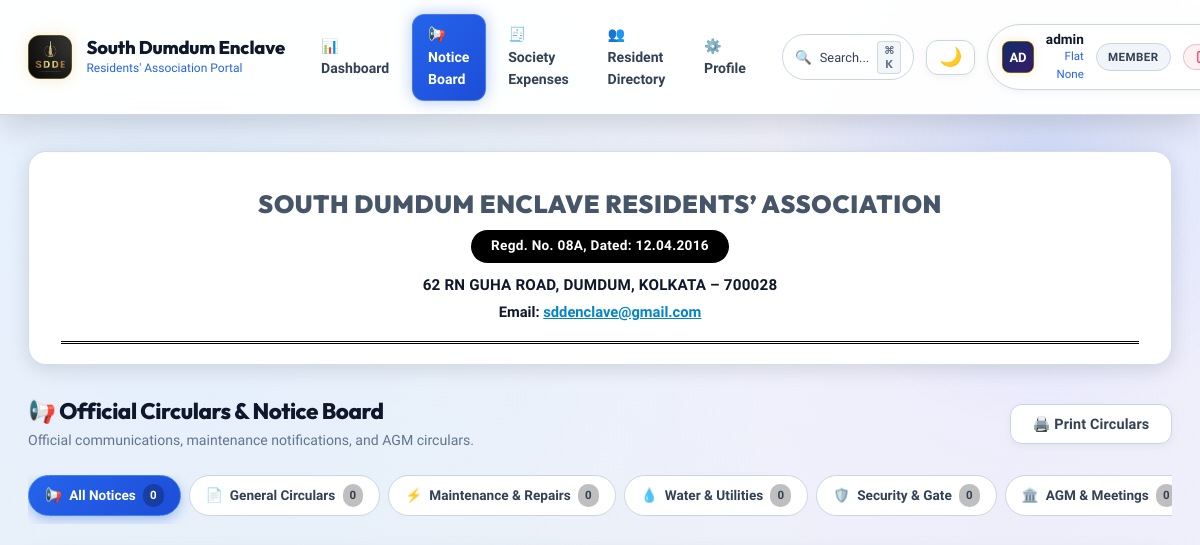
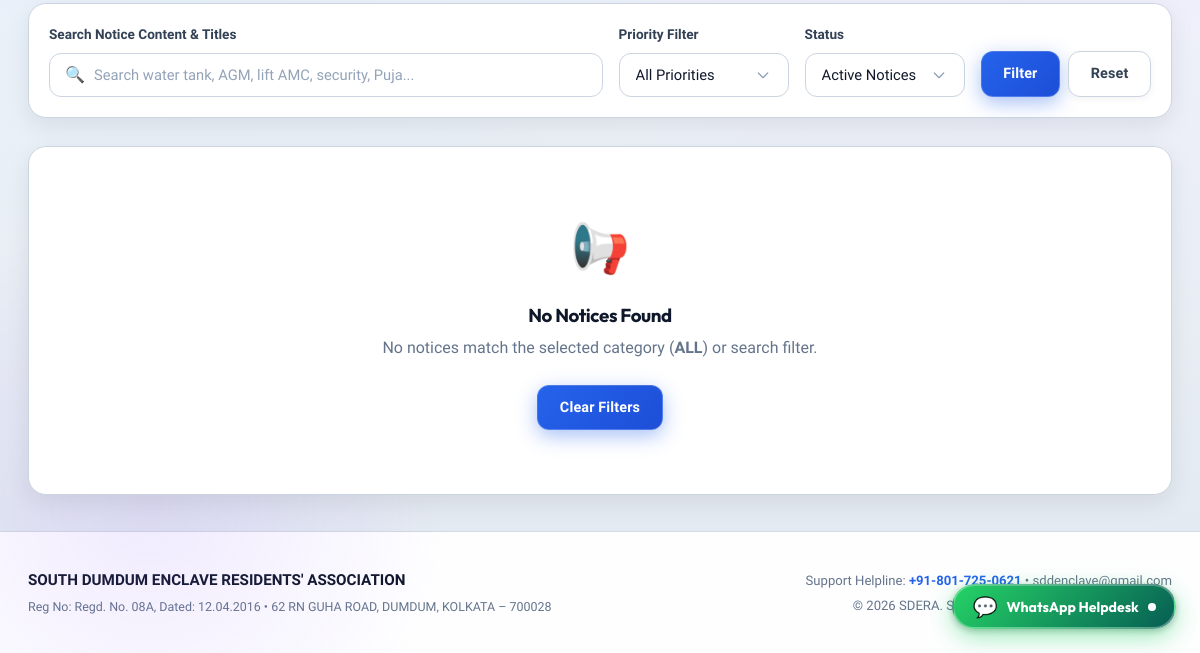
Before: /notices (signed in) with the older database file (2 pictures, top to bottom).
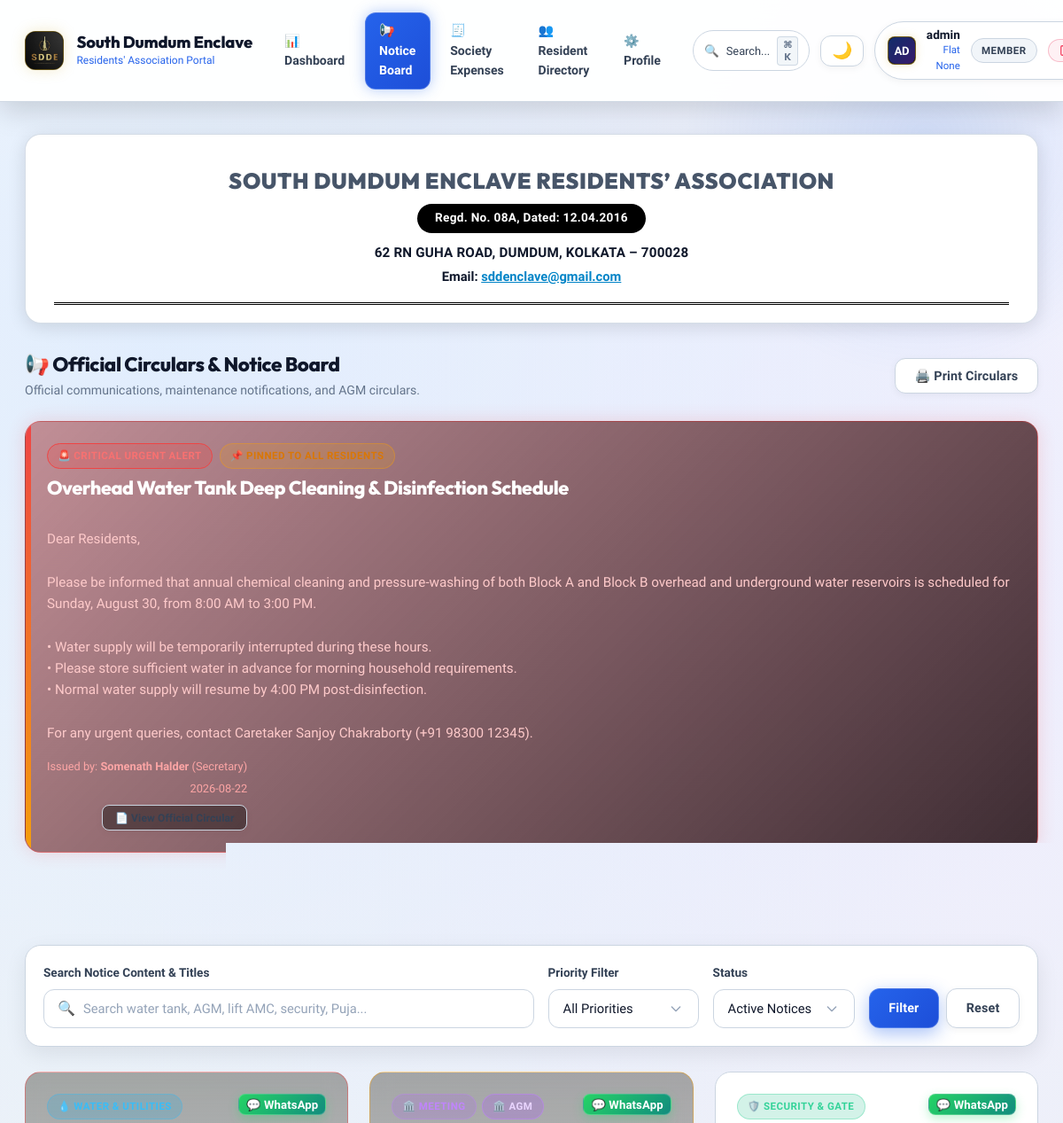
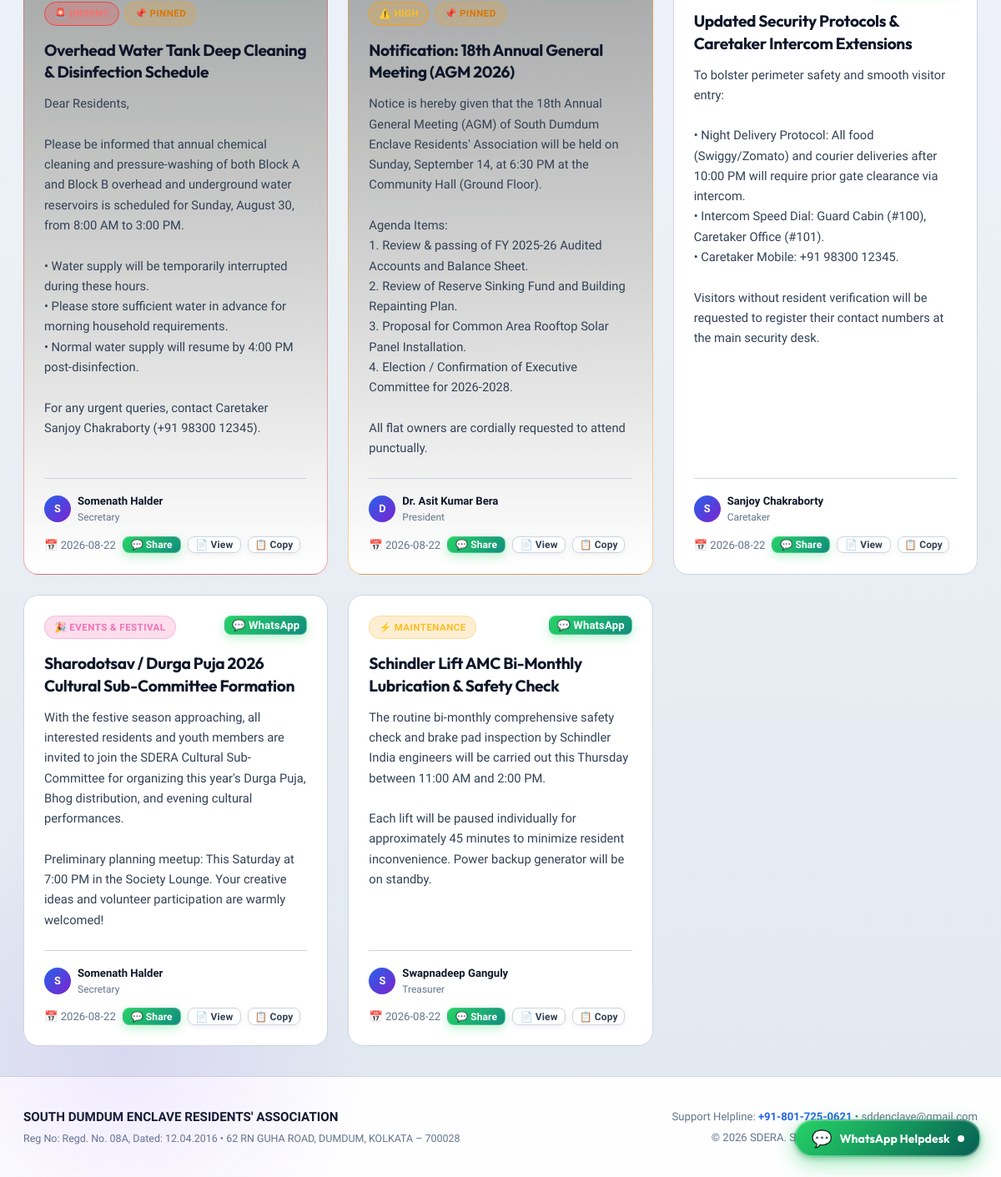
After: the same page with the newer database file (2 pictures, top to bottom).
### tables this page shows
CREATE TABLE tbl_notices (
                id INTEGER PRIMARY KEY AUTOINCREMENT,
                title VARCHAR(255) NOT NULL,
                content TEXT NOT NULL,
                category VARCHAR(50) NOT NULL DEFAULT 'GENERAL',
                priority VARCHAR(20) NOT NULL DEFAULT 'NORMAL',
                is_pinned INTEGER NOT NULL DEFAULT 0,
                posted_by VARCHAR(100) NOT NULL,
                posted_by_role VARCHAR(50) NOT NULL DEFAULT 'Executive Committee',
                status VARCHAR(20) NOT NULL DEFAULT 'ACTIVE',
                created_at TIMESTAMP DEFAULT CURRENT_TIMESTAMP,
                updated_at TIMESTAMP DEFAULT CURRENT_TIMESTAMP
            , meeting_type VARCHAR(50) DEFAULT NULL, meeting_date VARCHAR(50) DEFAULT NULL);

### app.py (the view)
@app.route('/notices')
@login_required
def notices_list():
    user = session.get('user', {})
    is_admin = bool(user.get('is_admin') or user.get('role') in ADMIN_ROLES)
    cat_filter = request.args.get('category', 'ALL').strip().upper()
    meeting_type_filter = request.args.get('meeting_type', 'ALL').strip()
    priority_filter = request.args.get('priority', 'ALL').strip().upper()
    search_q = request.args.get('q', '').strip()
    status_filter = request.args.get('status', 'ACTIVE').strip().upper()
    query = "SELECT * FROM tbl_notices WHERE 1=1"
    params = []
    if status_filter != 'ALL':
        query += " AND status = %s"
        params.append(status_filter)
    if cat_filter != 'ALL':
        query += " AND category = %s"
        params.append(cat_filter)
    if meeting_type_filter != 'ALL' and meeting_type_filter:
        query += " AND meeting_type = %s"
        params.append(meeting_type_filter)
    if priority_filter != 'ALL':
        query += " AND priority = %s"
        params.append(priority_filter)
    if search_q:
        query += " AND (title LIKE %s OR content LIKE %s OR posted_by LIKE %s OR meeting_type LIKE %s)"
        like_term = f"%{search_q}%"
        params.extend([like_term, like_term, like_term, like_term])
    query += " ORDER BY is_pinned DESC, (priority = 'URGENT') DESC, (priority = 'HIGH') DESC, id DESC"
    notices = query_db(query, params)
    cat_counts = {}
    total_active = 0
    all_notices_raw = query_db("SELECT category, COUNT(*) as cnt FROM tbl_notices WHERE status = 'ACTIVE' GROUP BY category")
    for r in (all_notices_raw or []):
        cat_counts[r['category']] = r['cnt']
        total_active += r['cnt']
    cat_counts['ALL'] = total_active
    pinned_urgent = [n for n in (notices or []) if n.get('is_pinned') and n.get('priority') == 'URGENT']
    recipients_info = get_notice_email_recipients() if is_admin else None
    return render_template(
        'notices.html',
        notices=notices,
        categories=NOTICE_CATEGORIES,
        meeting_types=MEETING_TYPES,
        current_category=cat_filter,
        current_meeting_type=meeting_type_filter,
        current_priority=priority_filter,
        current_status=status_filter,
        search_q=search_q,
        cat_counts=cat_counts,
        pinned_urgent=pinned_urgent,
        recipients_info=recipients_info,
        is_admin=is_admin,
        now=datetime.now()
    )

### templates/notices.html (shortened to what this page needs)
{% extends 'base.html' %}
{% block content %}
<div class="official-letterhead">
    <h1 class="letterhead-title">SOUTH DUMDUM ENCLAVE RESIDENTS’ ASSOCIATION</h1>
    <div class="letterhead-pill">Regd. No. 08A, Dated: 12.04.2016</div>
    <div class="letterhead-address">62 RN GUHA ROAD, DUMDUM, KOLKATA – 700028</div>
    <div class="letterhead-email">Email: <a href="mailto:sddenclave@gmail.com">sddenclave@gmail.com</a></div>
    <div class="letterhead-double-rule"></div>
</div>
<div class="notices-hero">
    <div class="page-header-title">
        <h2 style="font-size: 1.4rem; font-weight: 800; color: var(--text-heading, #ffffff); margin: 0;">📢 Official Circulars &amp; Notice Board</h2>
        <p style="font-size: 0.88rem; color: var(--text-muted, #94a3b8); margin: 4px 0 0 0;">Official communications, maintenance notifications, and AGM circulars.</p>
    </div>
    <div class="page-header-actions no-print">
        <button type="button" class="btn btn-secondary" onclick="window.print()" title="Print Notice Board">
            🖨️ Print Circulars
        </button>
    </div>
</div>
{% if pinned_urgent %}
{% for un in pinned_urgent %}
<div class="urgent-banner-card">
    <div style="display: flex; justify-content: space-between; align-items: flex-start; gap: 1rem; flex-wrap: wrap;">
        <div>
            <div style="display: flex; align-items: center; gap: 0.5rem; margin-bottom: 0.5rem;">
                <span class="badge badge-prio-urgent">🚨 CRITICAL URGENT ALERT</span>
                <span class="badge badge-warning">📌 Pinned to All Residents</span>
            </div>
            <h3 style="font-size: 1.35rem; font-weight: 800; color: #ffffff; margin-bottom: 0.5rem; cursor: pointer;" onclick='openViewDocModal({{ un|tojson }})'>
                {{ un.title }}
            </h3>
            <p style="font-size: 0.95rem; color: #fecaca; line-height: 1.6; margin: 0; white-space: pre-line;">
                {{ un.content }}
            </p>
        </div>
        <div style="text-align: right; font-size: 0.8rem; color: #fca5a5;">
            <div>Issued by: <strong>{{ un.posted_by }}</strong> ({{ un.posted_by_role }})</div>
            <div style="margin-top: 4px;">{{ (un.created_at|string)[:10] }}</div>
            <button type="button" class="btn btn-sm btn-secondary no-print" style="margin-top: 8px; font-size: 0.75rem; background: rgba(0,0,0,0.4);" onclick='openViewDocModal({{ un|tojson }})'>
                📄 View Official Circular
            </button>
        </div>
    </div>
</div>
{% endfor %}
{% endif %}
<div class="notices-pills-bar no-print">
    {% for cat_code, cat_label, cat_icon in categories %}
    <a href="{{ url_for('notices_list', category=cat_code, priority=current_priority, q=search_q, status=current_status) }}"
       class="notice-pill {% if current_category == cat_code %}active{% endif %}">
        <span>{{ cat_icon }}</span>
        <span>{{ cat_label }}</span>
        <span class="notice-pill-badge">{{ cat_counts.get(cat_code, 0) }}</span>
    </a>
    {% endfor %}
</div>
<div class="card filter-box no-print" style="margin-bottom: 1.75rem; padding: 1.25rem;">
    <form method="GET" action="{{ url_for('notices_list') }}" style="display: flex; gap: 1rem; align-items: flex-end; flex-wrap: wrap;">
        <div style="flex: 1 1 240px; min-width: 0;">
            <label class="form-label" for="q">Search Notice Content &amp; Titles</label>
            <div class="live-search-box">
                <span class="search-icon">🔍</span>
                <input type="text" id="q" name="q" class="form-control" placeholder="Search water tank, AGM, lift AMC, security, Puja..." value="{{ search_q }}">
            </div>
        </div>
        <div style="flex: 0 1 170px; min-width: 0;">
            <label class="form-label" for="priority">Priority Filter</label>
            <select id="priority" name="priority" class="form-select" onchange="this.form.submit()">
                <option value="ALL" {% if current_priority == 'ALL' %}selected{% endif %}>All Priorities</option>
            </select>
        </div>
        <div style="flex: 0 1 160px; min-width: 0;">
            <label class="form-label" for="status">Status</label>
            <select id="status" name="status" class="form-select" onchange="this.form.submit()">
                <option value="ACTIVE" {% if current_status == 'ACTIVE' %}selected{% endif %}>Active Notices</option>
            </select>
        </div>
        <div style="display: flex; gap: 0.5rem; flex-wrap: wrap;">
            <button type="submit" class="btn btn-primary">Filter</button>
            <a href="{{ url_for('notices_list') }}" class="btn btn-secondary">Reset</a>
        </div>
    </form>
</div>
{% if notices %}
<div class="notices-grid">
    {% for n in notices %}
    <div class="notice-card {% if n.is_pinned %}is-pinned{% endif %} {% if n.priority == 'URGENT' %}is-urgent{% endif %}" id="notice-{{ n.id }}">
        <div>
            <div class="notice-card-header">
                <div class="notice-badges-group">
                    {% if n.category == 'WATER_SUPPLY' %}
                        <span class="badge badge-cat-water">💧 Water &amp; Utilities</span>
                    {% elif n.category == 'MAINTENANCE' %}
                        <span class="badge badge-cat-maintenance">⚡ Maintenance</span>
                    {% elif n.category == 'AGM_MEETING' %}
                        <span class="badge badge-cat-agm">🏛️ Meeting</span>
                        {% if n.meeting_type %}
                            <span class="badge badge-cat-meeting-type" title="Meeting Type: {{ n.meeting_type }}">🏛️ {{ n.meeting_type }}</span>
                        {% endif %}
                    {% elif n.category == 'EVENTS_FESTIVAL' %}
                        <span class="badge badge-cat-events">🎉 Events &amp; Festival</span>
                    {% elif n.category == 'SECURITY' %}
                        <span class="badge badge-cat-security">🛡️ Security &amp; Gate</span>
                    {% elif n.category == 'FINANCIAL' %}
                        <span class="badge badge-cat-financial">💰 Accounts &amp; Dues</span>
                    {% elif n.category == 'EMERGENCY' %}
                        <span class="badge badge-cat-emergency">🚨 Urgent Alert</span>
                    {% else %}
                        <span class="badge badge-cat-general">📄 General</span>
                    {% endif %}
                    {% if n.priority == 'URGENT' %}
                        <span class="badge badge-prio-urgent">🚨 URGENT</span>
                    {% elif n.priority == 'HIGH' %}
                        <span class="badge badge-prio-high">⚠️ HIGH</span>
                    {% endif %}
                    {% if n.is_pinned %}
                        <span class="badge badge-warning" title="Pinned on Dashboard">📌 Pinned</span>
                    {% endif %}
                </div>
                <div class="notice-actions no-print">
                    {% if is_admin %}
                    <form method="POST" action="{{ url_for('notices_toggle_pin', notice_id=n.id) }}" style="display:inline;">
                        <button type="submit" class="btn btn-sm btn-secondary" style="padding: 0.2rem 0.5rem;" title="{{ 'Unpin from Top' if n.is_pinned else 'Pin to Top' }}">
                            {{ '📍 Unpin' if n.is_pinned else '📌 Pin' }}
                        </button>
                    </form>
                    <form method="POST" action="{{ url_for('notices_broadcast', notice_id=n.id) }}" style="display:inline;" onsubmit="return confirm('Broadcast notice \'{{ n.title }}\' to all registered member email addresses?');">
                        <button type="submit" class="btn btn-sm btn-secondary" style="padding: 0.2rem 0.5rem;" title="Broadcast to Member Inboxes">
                            ✉️ Email
                        </button>
                    </form>
                    <button type="button" class="btn btn-sm btn-whatsapp" style="padding: 0.2rem 0.5rem;" onclick='openNoticeWhatsAppModal({{ n|tojson }})' title="Share / Broadcast Notice on WhatsApp">
                        💬 WhatsApp
                    </button>
                    <button type="button" class="btn btn-sm btn-secondary" style="padding: 0.2rem 0.5rem;" title="Edit Notice"
                            onclick='openEditModal({{ n|tojson }})'>
                        ✏️
                    </button>
                    <form method="POST" action="{{ url_for('notices_delete', notice_id=n.id) }}" style="display:inline;" onsubmit="return confirm('Permanently delete this notice?');">
                        <button type="submit" class="btn btn-sm btn-secondary" style="padding: 0.2rem 0.5rem; color: #ef4444;" title="Delete Notice">
                            🗑️
                        </button>
                    </form>
                    {% else %}
                    <button type="button" class="btn btn-sm btn-whatsapp" style="padding: 0.2rem 0.5rem;" onclick='openNoticeWhatsAppModal({{ n|tojson }})' title="Share Notice on WhatsApp">
                        💬 WhatsApp
                    </button>
                    {% endif %}
                </div>
            </div>
            <h3 class="notice-title" onclick='openViewDocModal({{ n|tojson }})' title="Click to view full official letterhead circular">{{ n.title }}</h3>
            <div class="notice-body-text">{{ n.content }}</div>
        </div>
        <div class="notice-footer">
            <div class="notice-author-box">
                <div class="notice-author-avatar">
                    {{ n.posted_by[:1].upper() if n.posted_by else 'S' }}
                </div>
                <div>
                    <strong style="color: var(--text-main, #ffffff);">{{ n.posted_by }}</strong>
                    <div style="font-size: 0.75rem; color: var(--text-muted, #94a3b8);">{{ n.posted_by_role }}</div>
                </div>
            </div>
            <div style="display: flex; align-items: center; gap: 0.5rem;">
                <span title="{{ n.created_at }}">📅 {{ (n.created_at|string)[:10] }}</span>
                <button type="button" class="btn btn-sm btn-whatsapp no-print" style="padding: 0.15rem 0.55rem; font-size: 0.75rem;" onclick='openNoticeWhatsAppModal({{ n|tojson }})' title="Share / Broadcast on WhatsApp">
                    💬 Share
                </button>
                <button type="button" class="btn btn-sm btn-secondary no-print" style="padding: 0.15rem 0.55rem; font-size: 0.75rem;" onclick='openViewDocModal({{ n|tojson }})' title="View in official letterhead format">
                    📄 View
                </button>
                <button type="button" class="btn btn-sm btn-secondary no-print" style="padding: 0.15rem 0.45rem; font-size: 0.75rem;" onclick="copyNoticeText({{ n.id }})" title="Copy text to clipboard">
                    📋 Copy
                </button>
            </div>
        </div>
    </div>
    {% endfor %}
</div>
{% else %}
<div class="card" style="text-align: center; padding: 4rem 2rem;">
    <div style="font-size: 3rem; margin-bottom: 1rem;">📢</div>
    <h3 style="color: var(--text-main, #ffffff); margin-bottom: 0.5rem;">No Notices Found</h3>
    <p style="color: var(--text-muted, #94a3b8); max-width: 450px; margin: 0 auto 1.5rem auto;">
        No notices match the selected category (<strong>{{ current_category }}</strong>) or search filter.
    </p>
    <a href="{{ url_for('notices_list') }}" class="btn btn-primary">Clear Filters</a>
</div>
{% endif %}
{% endblock %}

Changed rows visible on the page:
added tbl_notices: title "Overhead Water Tank Deep Cleaning & Disinfection Schedule", content "Dear Residents, Please be informed that annual chemical cleaning and pressure-washing of both Block A and Block B overhead and underground water reservoirs is scheduled for Sunday, August 30, from 8:00 AM to 3:00 PM. • Water supply will be temporarily interrupted during these hours. • Please store sufficient water in advance for morning household requirements. • Normal water supply will resume by 4:00 PM post-disinfection. For any urgent queries, contact Caretaker Sanjoy Chakraborty (+91 98300 12345).", posted_by "Somenath Halder", posted_by_role "Secretary", created_at "2026-08-22", category "💧 WATER & UTILITIES", priority "🚨 URGENT", is_pinned "📌 PINNED", posted_by "S"
added tbl_notices: meeting_type "AGM", priority "⚠️ HIGH", is_pinned "📌 PINNED", title "Notification: 18th Annual General Meeting (AGM 2026)", content "Notice is hereby given that the 18th Annual General Meeting (AGM) of South Dumdum Enclave Residents' Association will be held on Sunday, September 14, at 6:30 PM at the Community Hall (Ground Floor). Agenda Items: 1. Review & passing of FY 2025-26 Audited Accounts and Balance Sheet. 2. Review of Reserve Sinking Fund and Building Repainting Plan. 3. Proposal for Common Area Rooftop Solar Panel Installation. 4. Election / Confirmation of Executive Committee for 2026-2028. All flat owners are cordially requested to attend punctually.", posted_by "D", posted_by "Dr. Asit Kumar Bera", posted_by_role "President", created_at "2026-08-22"
added tbl_notices: category "🛡️ SECURITY & GATE", title "Updated Security Protocols & Caretaker Intercom Extensions", content "To bolster perimeter safety and smooth visitor entry: • Night Delivery Protocol: All food (Swiggy/Zomato) and courier deliveries after 10:00 PM will require prior gate clearance via intercom. • Intercom Speed Dial: Guard Cabin (#100), Caretaker Office (#101). • Caretaker Mobile: +91 98300 12345. Visitors without resident verification will be requested to register their contact numbers at the main security desk.", posted_by "S", posted_by "Sanjoy Chakraborty", posted_by_role "Caretaker", created_at "2026-08-22"
added tbl_notices: category "🎉 EVENTS & FESTIVAL", title "Sharodotsav / Durga Puja 2026 Cultural Sub-Committee Formation", content "With the festive season approaching, all interested residents and youth members are invited to join the SDERA Cultural Sub-Committee for organizing this year's Durga Puja, Bhog distribution, and evening cultural performances. Preliminary planning meetup: This Saturday at 7:00 PM in the Society Lounge. Your creative ideas and volunteer participation are warmly welcomed!", posted_by "S", posted_by "Somenath Halder", posted_by_role "Secretary", created_at "2026-08-22"
added tbl_notices: category "⚡ MAINTENANCE", title "Schindler Lift AMC Bi-Monthly Lubrication & Safety Check", content "The routine bi-monthly comprehensive safety check and brake pad inspection by Schindler India engineers will be carried out this Thursday between 11:00 AM and 2:00 PM. Each lift will be paused individually for approximately 45 minutes to minimize resident inconvenience. Power backup generator will be on standby.", posted_by "S", posted_by "Swapnadeep Ganguly", posted_by_role "Treasurer", created_at "2026-08-22"
Other visible differences:
{{ current_category }}: "ALL" → (not shown)
list line gone: "📢 All Notices 0"
list line gone: "📄 General Circulars 0"
list line gone: "⚡ Maintenance & Repairs 0"
list line gone: "💧 Water & Utilities 0"
list line gone: "🛡️ Security & Gate 0"
list line gone: "🏛️ AGM & Meetings 0"
text no longer shown: "📢 No Notices Found No notices match the selected category ( ) or search filter. Clear Filters"
